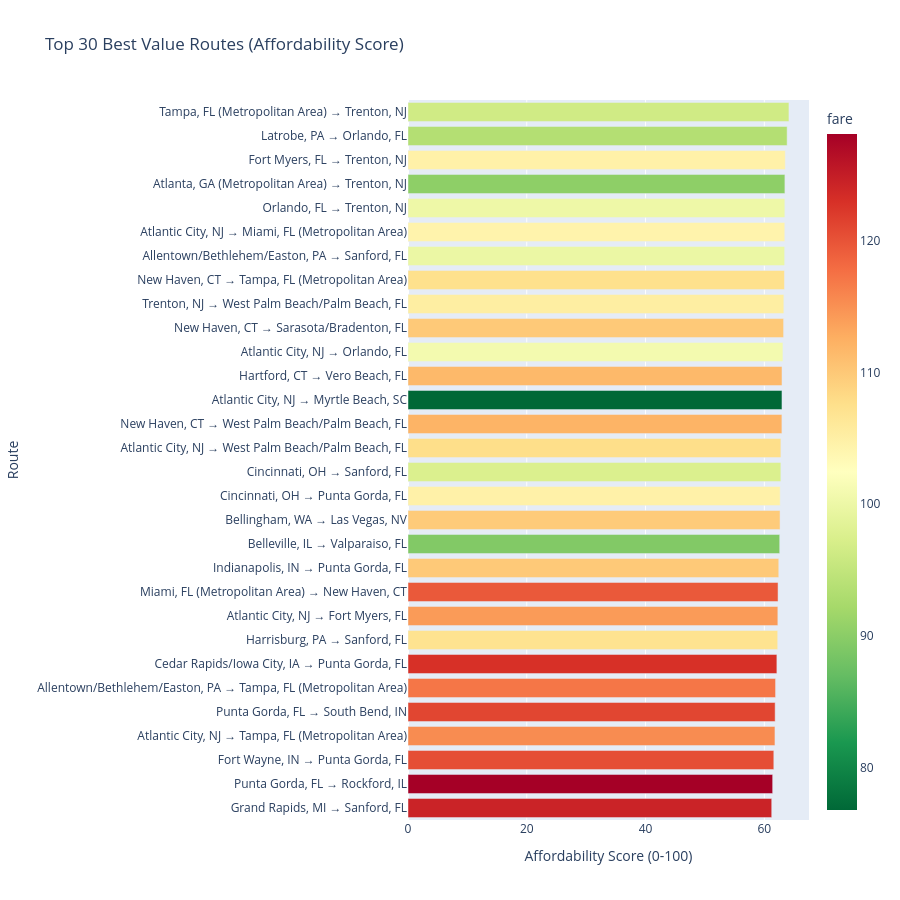

The cell this chart's notebook holds for it:
### Markdown cell above
## Part 1: Route Affordability Scoring System

We'll create a **composite score (0-100)** for each route based on:
- **Competition Score**: Higher LCC presence = better
- **Efficiency Score**: Lower price per mile = better
- **Market Power Score**: Lower carrier dominance = better
- **Price Score**: Lower absolute fare = better

### Code cell
# Get best routes
best_routes = df_scored.groupby('route').agg({
    'affordability_score': 'mean',
    'fare': 'mean',
    'price_per_mile': 'mean',
    'lf_ms': 'mean',
    'nsmiles': 'mean',
    'passengers': 'sum'
}).reset_index().nlargest(30, 'affordability_score')

fig = px.bar(best_routes, 
             x='affordability_score', 
             y='route',
             orientation='h',
             title='Top 30 Best Value Routes (Affordability Score)',
             labels={'affordability_score': 'Affordability Score (0-100)', 'route': 'Route'},
             color='fare',
             color_continuous_scale='RdYlGn_r',
             hover_data={'fare': ':.2f', 'lf_ms': ':.1%', 'price_per_mile': ':.3f', 'nsmiles': ':.0f'})

fig.update_layout(height=900, yaxis={'categoryorder':'total ascending'})
fig.show()

print("\n These routes offer the best combination of:")
print("   ✓ Strong competition (high LCC presence)")
print("   ✓ Low market concentration")
print("   ✓ Efficient pricing (good $/mile)")
print("   ✓ Affordable absolute fares")

### Figure 1 — Plotly figure (JSON) as saved in the notebook; plotly's stock layout.template omitted (floating-point values rounded to 4 significant figures)
{"data": [{"customdata": [[96.44, 1.0, 0.101, 955.0], [93.54, 1.0, 0.1137, 823.0], [104.7, 1.0, 0.1018, 1028.0], [90.28, 0.9963, 0.1288, 701.0], [100.1, 0.9995, 0.1117, 896.0], [104.3, 0.9964, 0.1046, 998.0], [99.79, 1.0, 0.1131, 882.0], [107.4, 0.9991, 0.1006, 1067.0], [105.3, 0.9979, 0.1069, 985.0], [109.9, 1.0, 0.09976, 1102.0], [100.9, 0.9988, 0.1184, 852.0], [111.6, 1.0, 0.1036, 1077.0], [76.77, 1.0, 0.1647, 466.0], [112.0, 0.9671, 0.1032, 1086.0], [107.7, 0.9991, 0.115, 936.0], [97.63, 1.0, 0.1328, 735.0], [104.7, 1.0, 0.1232, 850.0], [109.7, 0.7159, 0.115, 954.0], [89.3, 1.0, 0.1521, 587.0], [109.9, 1.0, 0.12, 916.0], [119.5, 1.0, 0.1061, 1126.0], [114.2, 0.9997, 0.1163, 982.0], [107.0, 1.0, 0.1294, 827.0], [122.9, 1.0, 0.1051, 1170.0], [117.1, 0.9409, 0.1208, 970.0], [121.1, 1.0, 0.1155, 1049.0], [115.4, 0.9968, 0.1264, 913.0], [120.5, 1.0, 0.1222, 986.0], [128.1, 1.0, 0.1137, 1127.0], [124.3, 1.0, 0.1242, 1001.0]], "hovertemplate": "Affordability Score (0-100)=%{x}<br>Route=%{y}<br>fare=%{marker.color:.2f}<br>lf_ms=%{customdata[1]:.1%}<br>price_per_mile=%{customdata[2]:.3f}<br>nsmiles=%{customdata[3]:.0f}<extra></extra>", "legendgroup": "", "marker": {"color": [96.44, 93.54, 104.7, 90.28, 100.1, 104.3, 99.79, 107.4, 105.3, 109.9, 100.9, 111.6, 76.77, 112.0, 107.7, 97.63, 104.7, 109.7, 89.3, 109.9, 119.5, 114.2, 107.0, 122.9, 117.1, 121.1, 115.4, 120.5, 128.1, 124.3], "coloraxis": "coloraxis", "pattern": {"shape": ""}}, "name": "", "orientation": "h", "showlegend": false, "textposition": "auto", "type": "bar", "x": [64.15, 63.84, 63.53, 63.46, 63.46, 63.45, 63.42, 63.39, 63.29, 63.24, 63.13, 62.97, 62.97, 62.96, 62.79, 62.78, 62.67, 62.65, 62.59, 62.43, 62.31, 62.28, 62.26, 62.11, 61.89, 61.82, 61.79, 61.6, 61.41, 61.25], "xaxis": "x", "y": ["Tampa, FL (Metropolitan Area) → Trenton, NJ", "Latrobe, PA → Orlando, FL", "Fort Myers, FL → Trenton, NJ", "Atlanta, GA (Metropolitan Area) → Trenton, NJ", "Orlando, FL → Trenton, NJ", "Atlantic City, NJ → Miami, FL (Metropolitan Area)", "Allentown/Bethlehem/Easton, PA → Sanford, FL", "New Haven, CT → Tampa, FL (Metropolitan Area)", "Trenton, NJ → West Palm Beach/Palm Beach, FL", "New Haven, CT → Sarasota/Bradenton, FL", "Atlantic City, NJ → Orlando, FL", "Hartford, CT → Vero Beach, FL", "Atlantic City, NJ → Myrtle Beach, SC", "New Haven, CT → West Palm Beach/Palm Beach, FL", "Atlantic City, NJ → West Palm Beach/Palm Beach, FL", "Cincinnati, OH → Sanford, FL", "Cincinnati, OH → Punta Gorda, FL", "Bellingham, WA → Las Vegas, NV", "Belleville, IL → Valparaiso, FL", "Indianapolis, IN → Punta Gorda, FL", "Miami, FL (Metropolitan Area) → New Haven, CT", "Atlantic City, NJ → Fort Myers, FL", "Harrisburg, PA → Sanford, FL", "Cedar Rapids/Iowa City, IA → Punta Gorda, FL", "Allentown/Bethlehem/Easton, PA → Tampa, FL (Metropolitan Area)", "Punta Gorda, FL → South Bend, IN", "Atlantic City, NJ → Tampa, FL (Metropolitan Area)", "Fort Wayne, IN → Punta Gorda, FL", "Punta Gorda, FL → Rockford, IL", "Grand Rapids, MI → Sanford, FL"], "yaxis": "y"}], "layout": {"barmode": "relative", "coloraxis": {"colorbar": {"title": {"text": "fare"}}, "colorscale": [[0, "rgb(0,104,55)"], [0.1, "rgb(26,152,80)"], [0.2, "rgb(102,189,99)"], [0.3, "rgb(166,217,106)"], [0.4, "rgb(217,239,139)"], [0.5, "rgb(255,255,191)"], [0.6, "rgb(254,224,139)"], [0.7, "rgb(253,174,97)"], [0.8, "rgb(244,109,67)"], [0.9, "rgb(215,48,39)"], [1, "rgb(165,0,38)"]]}, "height": 900, "legend": {"tracegroupgap": 0}, "title": {"text": "Top 30 Best Value Routes (Affordability Score)"}, "xaxis": {"anchor": "y", "domain": [0, 1], "title": {"text": "Affordability Score (0-100)"}}, "yaxis": {"anchor": "x", "categoryorder": "total ascending", "domain": [0, 1], "title": {"text": "Route"}}}}
